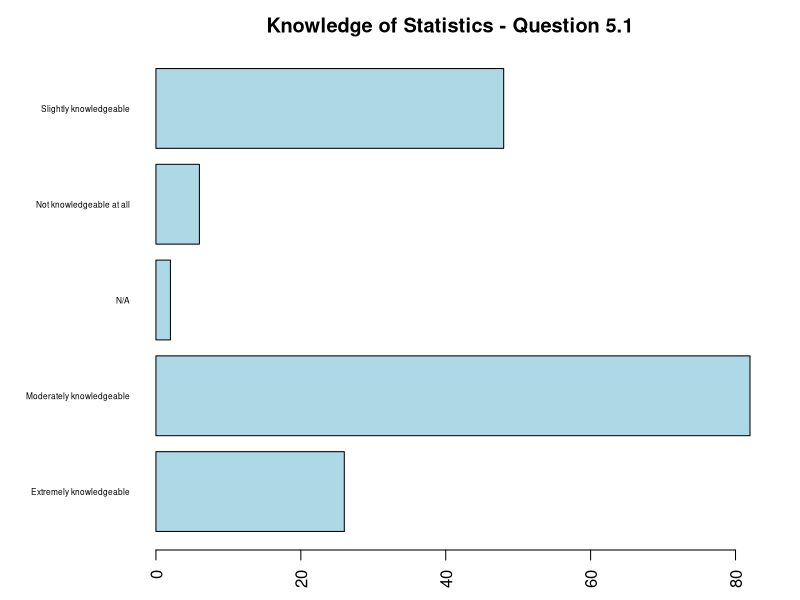
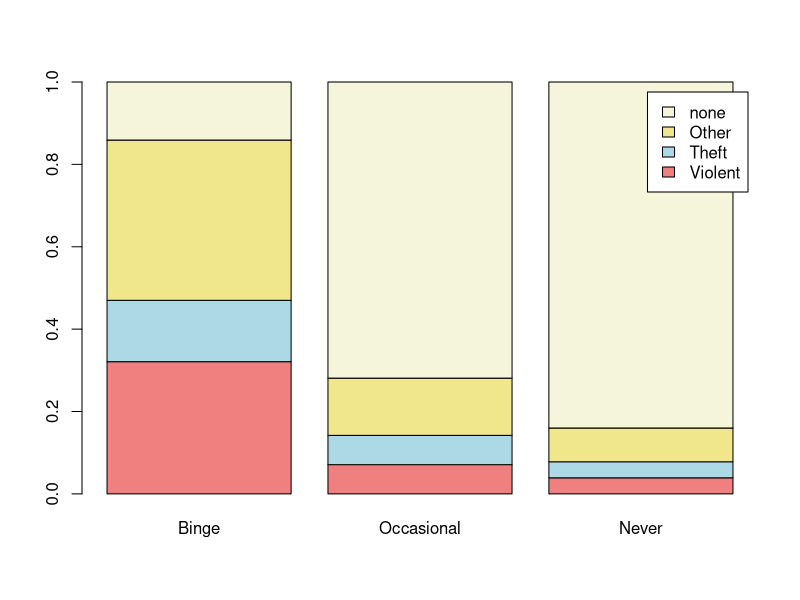
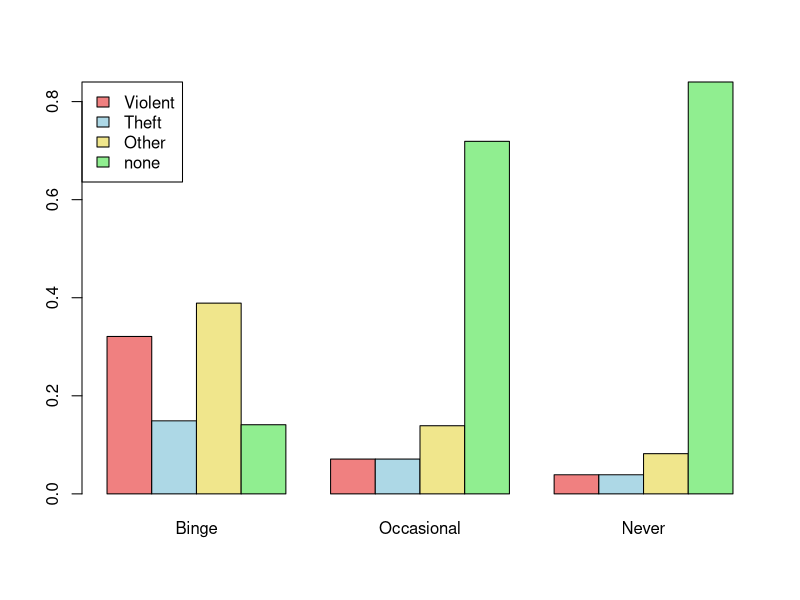
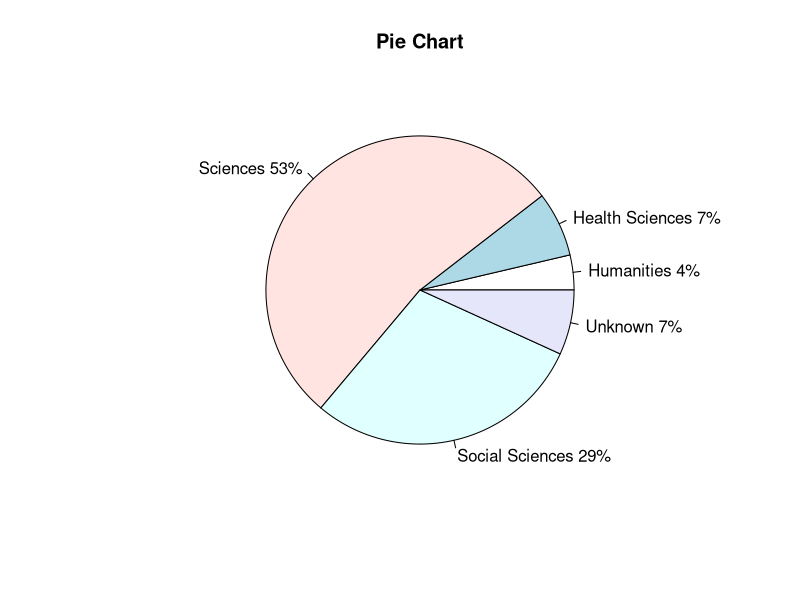
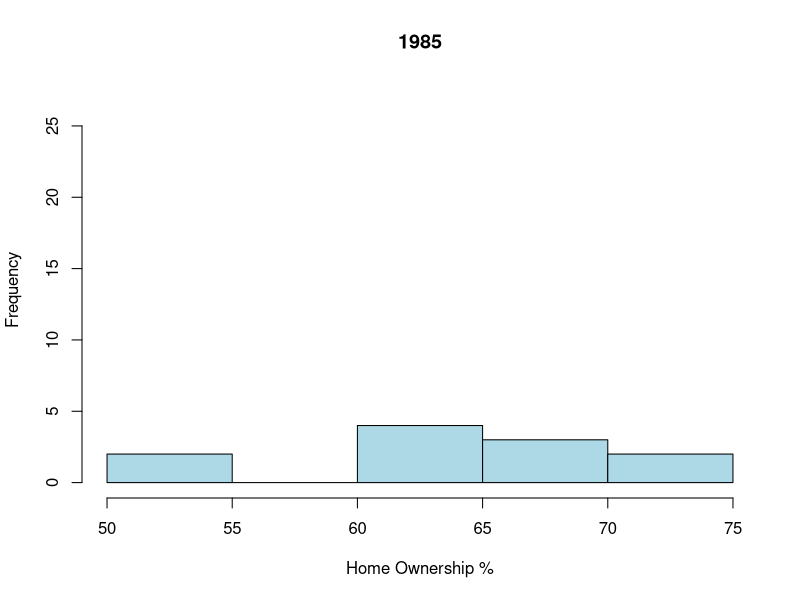
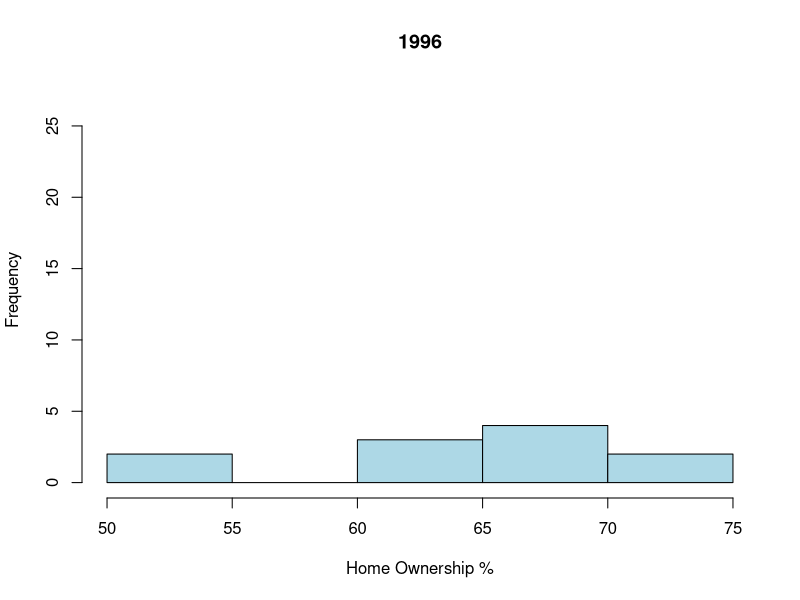
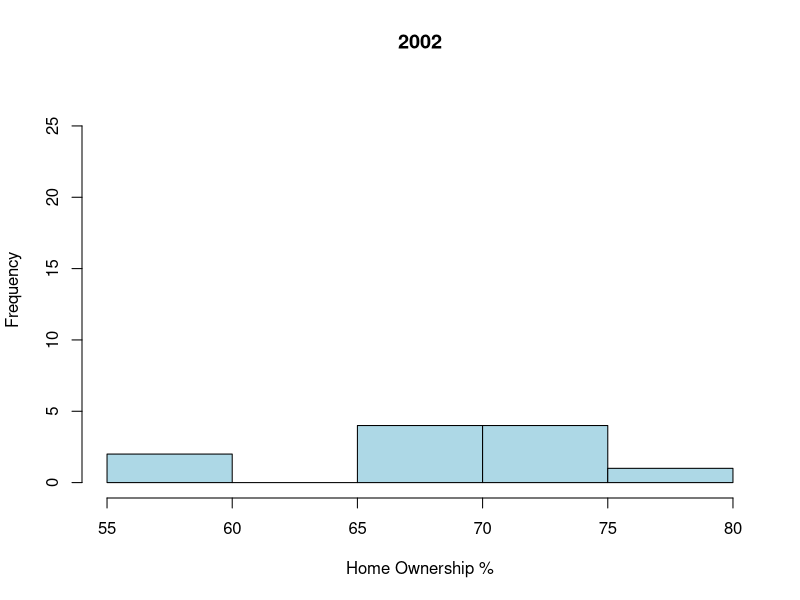
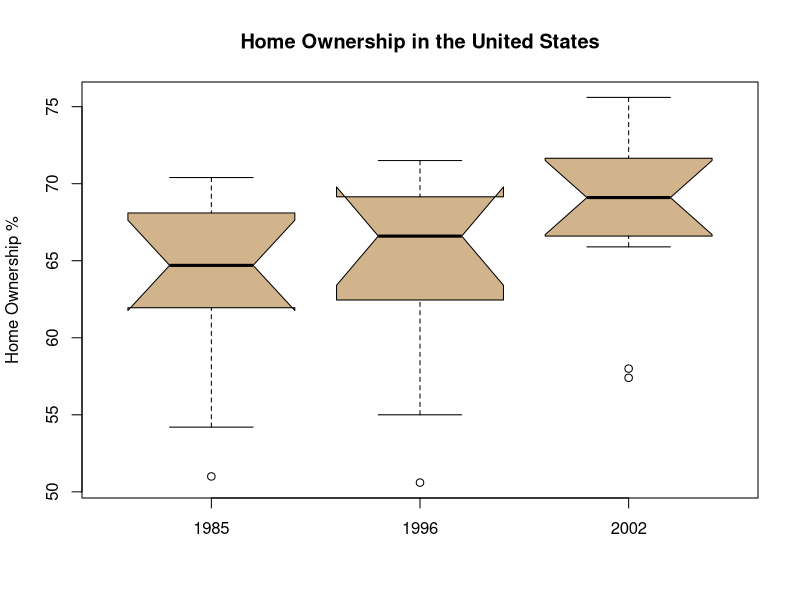

The R source for these figures, in order:
## ---- chunk 1
knitr::opts_chunk$set(echo = TRUE)
## ---- chunk 2

library(sqldf)
library(dplyr)

## ---- chunk 3

survey <- read.csv("informatics_survey.csv", stringsAsFactors = FALSE)

# What happens if we don't set the stringsAsFactors argument?
q <- data.frame(survey$Q5_1, stringsAsFactors = FALSE)

colnames(q) <- c("response")

# Remove the rows with empty responses.
q <- subset(q, response != "")
q <- q[q$response != "",]

cnts <- table(q)

# Save the original graph parameters.
opar <- par(no.readonly = TRUE)

# Adjust graph margin parameters.
par(mai = c(.5, 1.5, .5, .5))

# What does the las argument do?  Look it up with ?par().
barplot(cnts, 
        horiz = TRUE, 
        col   = 'lightblue',
        las   = 2,
        main  = "Knowledge of Statistics - Question 5.1",
        cex.names = 0.5)

par(opar)

## ---- chunk 4

crime <- read.csv("drink_crime.csv", stringsAsFactors = FALSE)

# Data must be presented as a matrix or vector for stacked or grouped barplots.

barplot(as.matrix(crime[, c(2:4)]), 
        legend = crime[, 1],
           col = c("lightcoral","lightblue","khaki","beige"))

barplot(as.matrix(crime[, c(2:4)]), 
        legend = crime[, 1],
           col = c("lightcoral","lightblue","khaki","lightgreen"),
   args.legend = list(x = "topleft"),
        beside = TRUE)

# INSTRUCTOR NOTE
# See activities_chp_6.R for another way to solve this challenge.

## ---- chunk 5

# Solution for the optional (advanced) challenge to create the 
# informatics_acad_grp.csv file from the informatics_survey.csv file 
# rather than use the one provided.

survey <- read.csv("informatics_survey.csv", stringsAsFactors = FALSE)

# INSTRUCTOR NOTE 
# sqldf does not work when running under R version 3.4.0.  The two commands below
# return an error message that the survey table cannot be found, though it was
# created above.  As of 06.26.17, sqldf calls for R version 3.3.3 but works with
# warnings under 3.3.2.

# You can write a select statement with new column names. 
tmp <- sqldf("select q3 as department, count(q3) as total from survey where q3 != ' ' group by q3")

# Or, you can execute a simple select and rename the variables afterwards.
tmp <- sqldf("select q3, count(q3) from survey where q3 != ' ' group by q3")

# Rename the columns -- department & department count.
colnames(tmp)  <- c("dept","dept_cnt")

# Add a new column for academic group with the following values:
# (HUM Humanities, SCI Sciences, SOC, Social Sciences, MED Medical)
tmp$acad_grp <- ""                       

# INSTRUCTOR NOTE
# In order to populate the new acad_grp variable, students will need to edit the dataframe
# with the fix() function.  This opens a simple text editor which allows data entry 
# and modification.  Strangely, the edit() function opens the same editor but changes 
# are not permanently saved to the dataframe.

# Save a backup copy of the modified dataframe.
write.csv(tmp, file = "temp.csv")          

# Create a new dataframe of the two columns needed for the pie chart. 
temp   <- data.frame(tmp$acad_grp, tmp$dept_cnt, stringsAsFactors = FALSE)

colnames(temp) <- c("acad_grp","dept_cnt")

# End optional challenge -------------------------------------------------

temp <- read.csv("informatics_acad_grp.csv", stringsAsFactors = FALSE)

# Group rows by academic group.
grp_by <- group_by(temp, acad_grp)                    

# Sum dept_cnt for each academic group.
slices <- summarize(grp_by, grp_tot = sum(dept_cnt))

# Assign descriptive labels to the slices.
slices$acad_grp[1] <- "Humanities"
slices$acad_grp[2] <- "Health Sciences"
slices$acad_grp[3] <- "Sciences"
slices$acad_grp[4] <- "Social Sciences"
slices$acad_grp[5] <- "Unknown"

# Calculate percentages, round to two digits, and then create labels.
slices$grp_pct <- (slices$grp_tot / sum(slices$grp_tot))
slices$grp_pct <- round(slices$grp_pct, 2) * 100
slices$lbl     <- paste(slices$acad_grp, " ", slices$grp_pct, "%", sep = "")

pie(slices$grp_tot, labels = slices$lbl, main = "Pie Chart") 

# INSTRUCTOR NOTE
# This code accomplishes the same thing using the pipe operator.  If you have
# time to demo this in lab, uncomment and test.

# slices <- group_by(temp, acad_grp) %>% summarize(grp_tot = sum(dept_cnt))
# pie(slices$grp_tot, labels = slices$acad_grp, main = "Pie Chart (Pipe)") 

## ---- chunk 6

opar <- par(no.readonly = TRUE)

own <- read.delim("home_ownership.txt", sep = "\t", stringsAsFactors = FALSE)

hist(own$pct_1985, 
     main = "1985", 
     col  = "lightblue",
     ylim = c(0, 27),
     xlab = "Home Ownership %")

hist(own$pct_1996, 
     main = "1996", 
     col  = "lightblue",
     ylim = c(0, 27),
     xlab = "Home Ownership %")

hist(own$pct_2002, 
     main = "2002", 
     col  = "lightblue",
     ylim = c(0, 27),
     xlab = "Home Ownership %")

par(opar)

## ---- chunk 7

own <- read.delim("home_ownership.txt", sep = "\t", stringsAsFactors = FALSE)

boxplot(own$pct_1985, 
        own$pct_1996, 
        own$pct_2002, 
        notch = TRUE,
        col   = "tan",
        ylab  = "Home Ownership %",
        main  = "Home Ownership in the United States",
        names = c("1985","1996","2002"))

## ---- chunk 8

money <- read.delim("money_supply.txt", sep = "\t", stringsAsFactors = FALSE)

plot(money$m2, money$m3, xlab = "M2 (Trillions)", ylab = "M3 (Trillions)")

# Now, fit a regression model and plot the line.
fit <- lm(money$m3 ~ money$m2, data = money)

abline(fit, col = "blue")

## ---- chunk 9

ozone <- read.csv("ozone.csv", stringsAsFactors = FALSE)

x <- ozone[c(0:79),]

# INSTRUCTOR NOTE
# The scale argument must equal 2 or the function only prints even numbers.  This
# is not stated in the help documentation.  The answer was found on Stack Overflow.

stem(x, scale = 2) 
